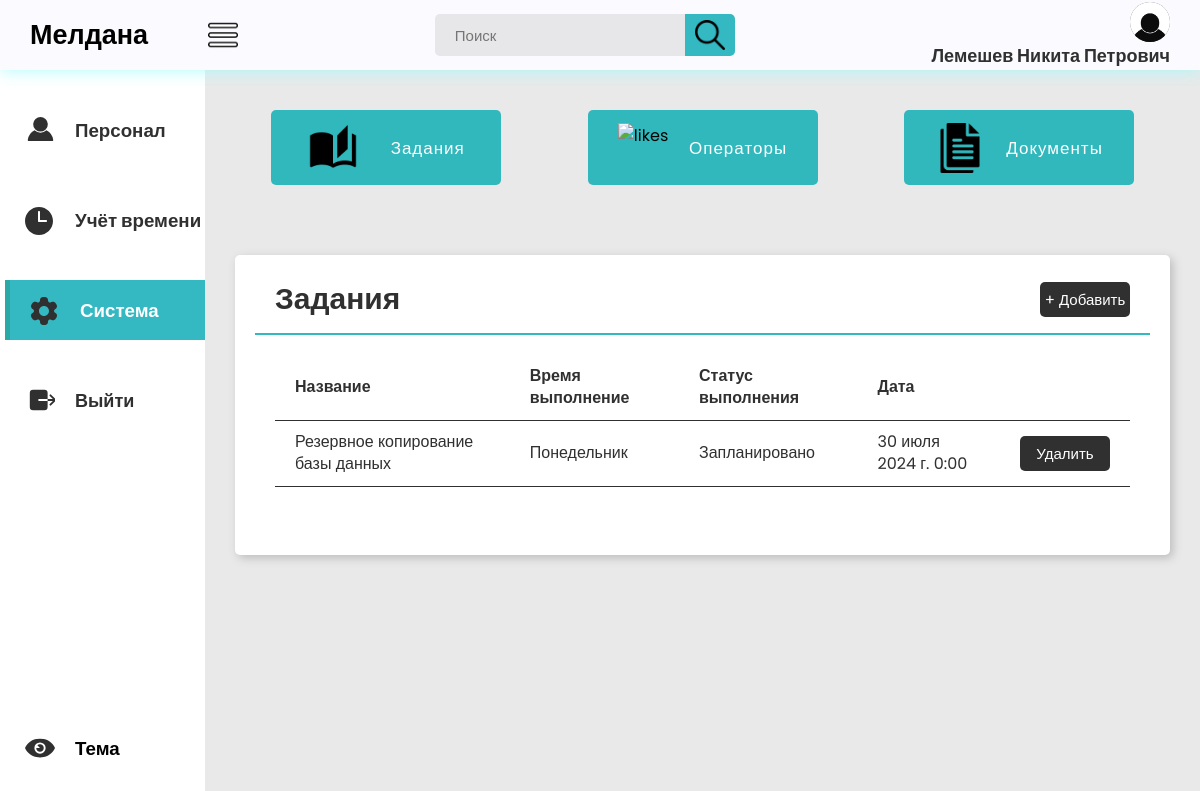
Screenshot of /settings/ (signed in) with the database file from the repository.
### main/models.py (models this page shows, shortened)
class Staff(AbstractBaseUser, PermissionsMixin):
    id = models.UUIDField(primary_key=True, editable=False, default=uuid.uuid4)
    fio = models.CharField(max_length=150, verbose_name='ФИО')
    email = models.EmailField(max_length=254, unique=True, verbose_name='E-mail')
    phone_number = models.CharField(max_length=12, unique=True, null=True, blank=True, verbose_name='Номер телефона')
    dob = models.DateField(null=True, blank=True, verbose_name='Дата рождения')
    employee_slug = models.SlugField(max_length=150, unique=True, blank=True, null=True, verbose_name='URL')
    date_join = models.DateTimeField(verbose_name='Дата регистрации', auto_now_add=True)
    last_login = models.DateTimeField(verbose_name='Дата последнего входа', auto_now=True)
    is_admin = models.BooleanField(default=False)
    is_staff = models.BooleanField(default=True)
    is_superuser = models.BooleanField(default=False)
    image = models.ImageField(upload_to='personal_photo', null=True, blank=True, verbose_name='Фотография')
    division = models.ForeignKey(Divisions, on_delete=models.SET_NULL, null=True, blank=True, verbose_name='Подразделение')
    time = models.ForeignKey(WorkSchedule, on_delete=models.SET_NULL, null=True, blank=True, verbose_name='Тип графика')
    post = models.ForeignKey(Posts, on_delete=models.SET_NULL, null=True, blank=True, verbose_name='Должность')
    pattern = models.ForeignKey(Patterns, on_delete=models.SET_NULL, null=True, blank=True, verbose_name='Шаблон доступа')
    objects = CustomUserManager()
    USERNAME_FIELD = 'email'
    REQUIRED_FIELDS = ['fio']
    class Meta:
        verbose_name = 'Персонал'
        verbose_name_plural = 'Сотрудники'
    def __str__(self):
        return self.fio

class Tasks(models.Model):
    TASK = [
        ('Резервное копирование базы данных', 'Резервное копирование базы данных'),
        ('Задача', 'Задача'),
    ]
    WEEK = [
        ('Понедельник', 'Понедельник'),
        ('Втроник', 'Втроник'),
        ('Среда', 'Среда'),
        ('Четверг', 'Четверг'),
        ('Пятница', 'Пятница'),
        ('Суббота', 'Суббота'),
        ('Воскресенье', 'Воскресенье'),
    ]
    STT = [
        ('Выполнено', 'Выполнено'),
        ('Запланировано', 'Запланировано'),
    ]
    id = models.UUIDField(primary_key=True, editable=False, default=uuid.uuid4)
    name_of_task = models.CharField(max_length=75, choices=TASK, default="РК", verbose_name='Название задачи')
    time_of_cmlt = models.CharField(max_length=75, choices=WEEK, default="ПН", verbose_name='Когда выполнять')
    status_task = models.CharField(max_length=75, choices=STT, default="Запланировано",
                                   verbose_name='Статус выполнения')
    date_task = models.DateTimeField(blank=True, null=True, verbose_name='Дата')
    task_slug = models.SlugField(max_length=150, unique=True, blank=True, null=True, verbose_name='URL')
    class Meta:
        verbose_name = 'Задание системы'
        verbose_name_plural = 'Задания'

### main/views.py (the view)
# urls.py: path('settings/', views.acms_settings, name='acms_settings'),
@user_passes_test(superuser_check, login_url='/404')
def acms_settings(request):
    tasks = Tasks.objects.all()
    operators = Operators.objects.all()
    docs = Docs.objects.all()
    context = {
        "tasks": tasks,
        "operators": operators,
        "docs": docs,
    }
    return render(request, 'acms_page/settings.html', context)

### main/models.py (called while the page is built)
    def __str__(self):
        return self.division

### main/views.py (called while the page is built)
def superuser_check(user):
    return user.is_superuser

### templates/acms_page/settings.html (shortened to what this page needs)
{% extends "acms_page/base.html" %}
{% load static %}
{% block nav1 %}"nav-option option4"{% endblock %}
{% block nav2 %}"nav-option option2"{% endblock %}
{% block nav4 %}"nav-option option1"{% endblock %}
{% block search %}
    <div class="searchbar">
        <input type="text"
               placeholder="Поиск">
        <div class="searchbtn">
            <img src= "{% static 'img/search.png' %}"
                 class="icn srchicn"
                 alt="search-icon">
        </div>
    </div>
{% endblock %}
{% block main %}
        <div class="main">
            <div class="box-container">
                <label for="tab1" role="button">
                    <div class="box box1">
                        <img src="{% static 'img/system/journal.png' %}" alt="Views">
                        <div class="text">
                            <h2 class="topic">Задания</h2>
                        </div>
                    </div>
                </label>
                <label for="tab2" role="button">
                    <div class="box box2">
                        <img src="{% static 'img/system/operator.png' %}" alt="likes">
                        <div class="text">
                            <h2 class="topic">Операторы</h2>
                        </div>
                    </div>
                </label>
                <label for="tab3" role="button">
                    <div class="box box3">
                        <img src="{% static 'img/system/doc.png' %}" alt="comments">
                        <div class="text">
                            <h2 class="topic">Документы</h2>
                        </div>
                    </div>
                </label>
            </div>
            <div class="content">
                <section id="tab1-content">
                    <div class="report-container">
                        <div class="report-header">
                            <h1 class="recent-Articles">Задания</h1>
                            <div class="button-grid">
                                <a href="{% url 'main:add_task' %}"><button class="view">+ Добавить</button></a>
                            </div>
                        </div>
                        <div class="report-body">
                            <table>
                                <thead>
                                    <tr>
                                        <th>Название</th>
                                        <th>Время выполнение</th>
                                        <th>Статус выполнения</th>
                                        <th>Дата</th>
                                    </tr>
                                </thead>
                                <tbody>
                                {% for task in tasks %}
                                    <tr onclick="window.location.href='{% url 'main:task_detail' task.task_slug %}'" style="cursor:pointer;">
                                        <td>{{ task.name_of_task }}</td>
                                        <td>{{ task.time_of_cmlt }}</td>
                                        <td>{{ task.status_task }}</td>
                                        <td>{{ task.date_task }}</td>
                                        <td>
                                            <form action="{% url 'main:delete_task' task.id %}" method="post">
                                                <button class="view" type="submit" onclick="return confirm('Вы уверены, что хотите удалить задачу?')">Удалить</button>
                                            </form>
                                        </td>
                                    </tr>
                                {% endfor %}
                                </tbody>
                            </table>
                        </div>
                    </div>
                </section>
            </div>
        </div>
    </div>
{% endblock %}

### templates/acms_page/base.html (shortened to what this page needs)
{% load static %}
<!DOCTYPE html>
<html lang="en">
<head>
    <link rel="stylesheet"
          href="{% static 'css/style.css'%}">
    <link rel="stylesheet"
          href="{% static 'css/responsive.css'%}">
</head>
<body class="light-theme">
    <header>
        <div class="logosec">
            <div class="logo">Мелдана</div>
            <img src="{% static 'img/menu.png' %}"
                class="icn menuicn"
                id="menuicn"
                alt="menu-icon">
        </div>
        {% block search %}
        {% endblock %}
        <a href="{% url 'main:user_info' %}">
            <div class="message">
                <div class="dp">
                    {% if user.is_authenticated %}
                         <img src= "{{ user.image.url }}"
                              class="dpicn"
                              alt="dp">
                    {% endif %}
                  </div>
                {% if user.is_authenticated %}
                    <h3 class="re">{{ user.fio }}</h3>
                {% endif %}
            </div>
        </a>
    </header>
    <div class="main-container">
        <div class="navcontainer">
            <nav class="nav">
                <div class="nav-upper-options">
                    <a href="{% url 'main:acms_personal' %}">
                    <div class={% block nav1%}{% endblock %}>
                        <h3> Персонал</h3>
                    </div>
                    </a>
                    <a href="{% url 'main:acms_clock' %}">
                    <div class={% block nav2%}{% endblock %} id="clock">
                        <h3>Учёт времени</h3>
                    </div>
                    </a>
                    <a href="{% url 'main:acms_settings' %}">
                    <div class={% block nav4%}{% endblock %}>
                        <h3>Система</h3>
                    </div>
                    </a>
                        <form action="{% url 'main:logout' %}" method="post">
                            <button id='tre' class='nav-option1' type="submit"><h3 class="re">Выйти</h3></button>
                        </form>
                </div>
                <div class="nav-option" id="themeToggle">
                    <h3>Тема</h3>
                </div>
            </nav>
        </div>
        {% block main %}
        {% endblock %}
</body>
</html>

### templates/acms_page/base.html (style rules this page uses)
.nav-option1 { width: 250px; height: 60px; display: flex; align-items: center; padding: 0 30px 0 20px; gap: 20px; transition: all 0.1s ease-in-out; background-color: var(--background-color2); border: none; }
.re { font-family: "Poppins", sans-serif; font-size: 18px; color: var(--a-color); }

### rows the page displays
Staff: image (picture), fio "Лемешев Никита Петрович"
Tasks: name_of_task "Резервное копирование базы данных", time_of_cmlt "Понедельник", status_task "Запланировано", date_task "30 июля 2024 г. 0:00"
